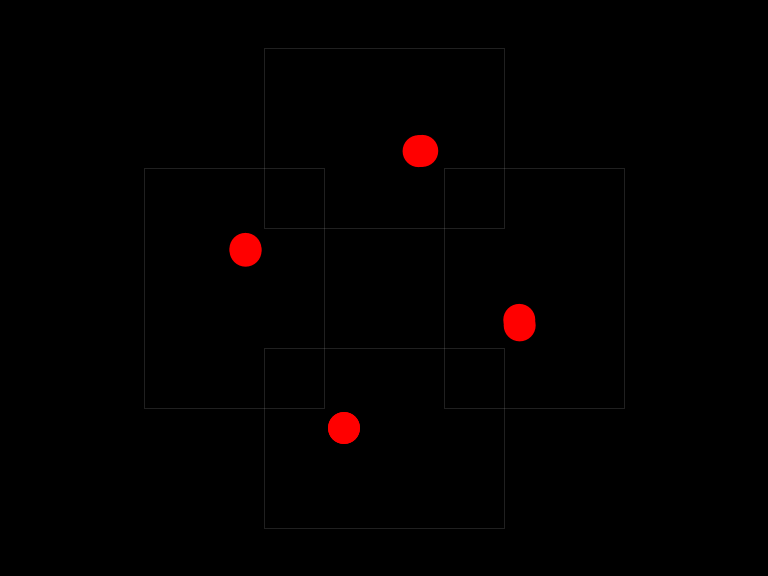
Frame 1 (no input)
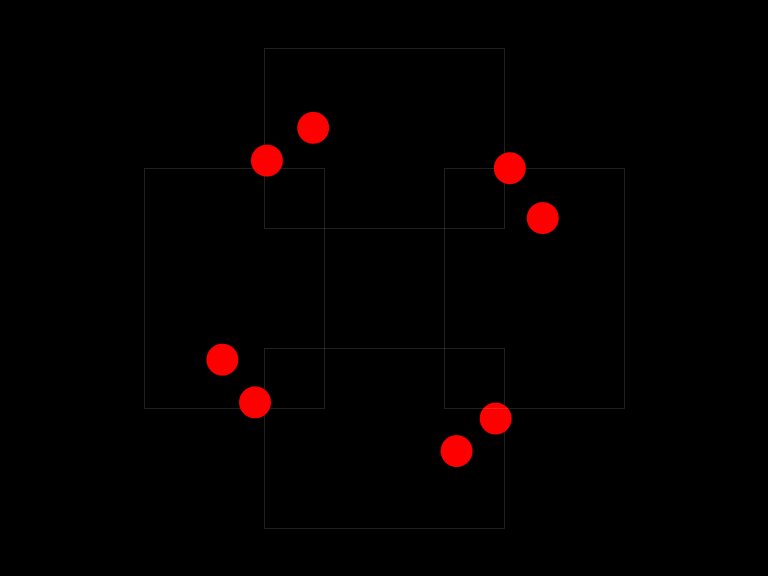
Frame 60 (the mouse pressed at the canvas centre just before this capture)
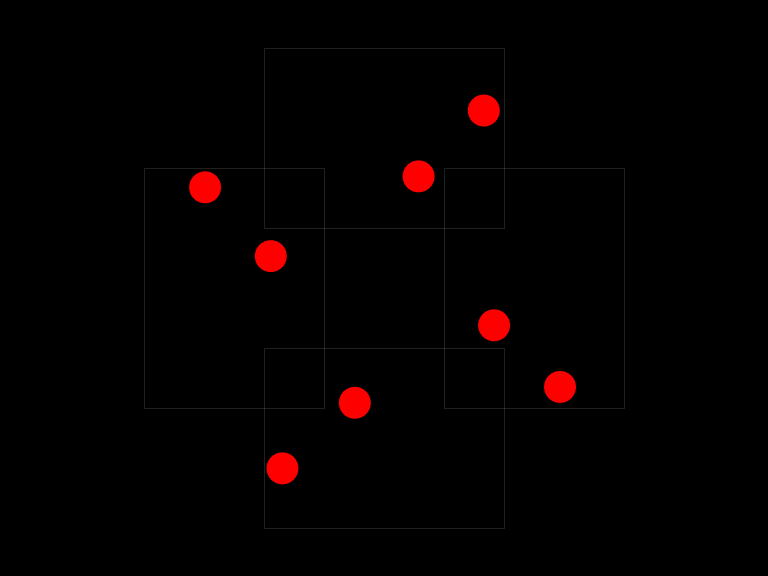
Frame 120 (the mouse held since frame 60 and released just before this capture)

The Processing sketch that drew these frames (run headless with seeded random() and noise(); from frame 60 on, the mouse is pressed at the canvas centre):

// Processing sketch: testHolo_00
// ── testHolo_00.pde
// Hola variables
float xc, yc;
float sw, sh; // screen w and h
float sd; // distancia

// objects
cosa A,B;

void setup() {
  size(768, 576);
  frameRate(24);

  xc = width/2;
  yc = height/2;

  sw = 240;
  sh = 180;
  sd = 60;
  
  A = new cosa(80,80,32,color(255,0,0));
  B = new cosa(80,80,32,color(255,0,0));
}

void draw() {
  background(0);

  pushMatrix();
  translate(xc, yc);

  for (int n = 0; n<4; n++) {
    
    translate(-sw/2, sd);
    
    // rect
    noFill();
    stroke(255,32);
    rect(0, 0, sw, sh);

    /*
    fill(255);
    noStroke();
    ellipse(10, 10, 8, 8);
    */
    
    A.display();
    B.display();
    
    //String t = "s" + n;
    //text(t, sw/2, sh/2);
    
    // back
    translate(sw/2, -sd);
    
    rotate(HALF_PI);
  }

  popMatrix();
}
// ── cosa.pde
class cosa {

  float x, y;
  float w;
  color c;

  float vx, vy;

  String msg, usr;
  float id;

  cosa(float _x, float _y, float _w, color _c) {
    w = _w;
    x = _x;
    y = _y; 
    c = _c;

    vx = random(-3, 3);
    vy = random(-3, 3);

    // float _id, String _msg, String _usr

    /*
    id = _id;
     msg = _msg; 
     usr = _usr;
     */
  }

  void display() {
    fill(c);
    noStroke();
    ellipse(x, y, w, w);

    x += vx;
    y += vy;

    /*
    textAlign(CENTER, CENTER);
     fill(255);
     text(usr, x,y);
     */

    if (x > sw || x < 0) {
      vx = vx * -1;
    }
    
    if (y > sh || y < 0) {
      vy = vy * -1;
    }

    
  }
}
